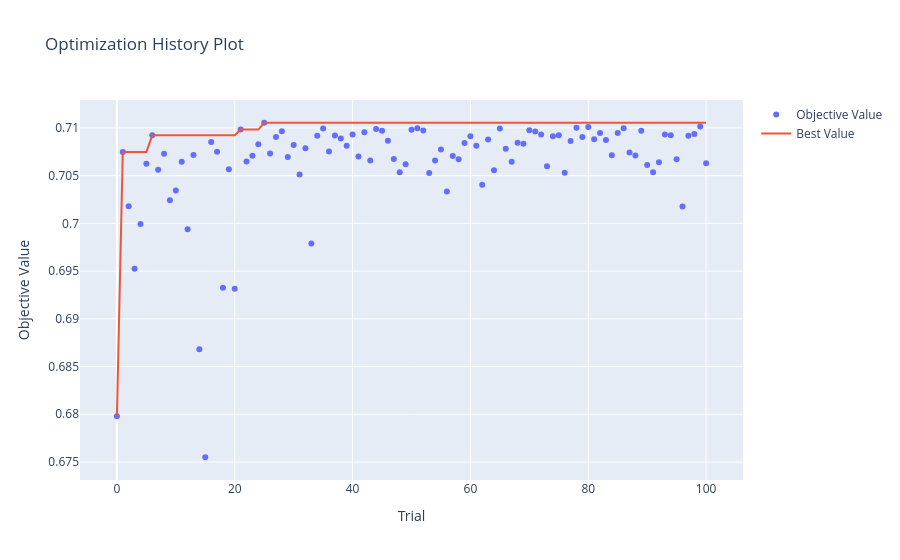

This figure's notebook cell:
### Markdown cell above
## Hyperparameter Tuning with Optuna

Searches XGBoost hyperparameters against the same walk-forward AUC used for window selection, so tuning and window choice are evaluated the same way.

### Code cell
# 1) Optuna study maximising rolling-window AUC -- genuinely distributed:
# both this machine and the laptop's eGPU connect to the SAME study via a
# shared PostgreSQL backend, so the TPE sampler is informed by every
# completed trial from EITHER machine in real time (not two blind searches
# merged after the fact, which is what the previous version of this cell did).
import subprocess, os, time, json, inspect, tempfile

# Postgres storage comes from the environment -- credentials never live in the
# repo (a plaintext DB password used to sit right here). Desktop shell profile
# sets OPTUNA_STORAGE_URL (localhost) and OPTUNA_WORKER_STORAGE_URL (the same
# DB as reachable FROM THE LAPTOP, i.e. the desktop's LAN address). Unset
# (e.g. cloud runs) -> in-process study: same search, no cross-machine sharing.
STORAGE_URL = os.environ.get("OPTUNA_STORAGE_URL")
# A stable name via OPTUNA_STUDY_NAME makes a died-and-relaunched run RESUME
# its completed trials from persistent storage (e.g. a local sqlite file) --
# cloud containers have a finite lifetime and a 10h+ CPU run doesn't fit in
# one. Unset -> timestamped fresh study as before (new data invalidates old
# trials; never reuse a study name across different experiments).
STUDY_NAME = (os.environ.get("OPTUNA_STUDY_NAME")
              or f"xgb_tuning_{pd.Timestamp.now().strftime('%Y%m%d_%H%M%S')}")
TRIAL_CAP = 100  # combined total across both machines

sampler = TPESampler(
    multivariate=True,
    n_startup_trials=20,
    seed=42
)

study = None
if STORAGE_URL:
    try:
        study = optuna.create_study(
            storage=STORAGE_URL,
            study_name=STUDY_NAME,
            sampler=sampler,
            direction="maximize",
            load_if_exists=True,
        )
    except Exception as e:
        # ponytail: Postgres configured but unreachable -- fall back to an
        # in-process study. Costs cross-machine trial sharing only.
        print(f"Postgres unreachable ({e}) -- running an in-process Optuna study instead.")
# The laptop may only be dispatched against a real storage-backed study --
# a 15h run once dispatched a worker at a dead Postgres URL (in-process
# fallback active), then hung waiting for a done-file that could never come.
storage_ok = study is not None
if study is None:
    if not STORAGE_URL:
        print("OPTUNA_STORAGE_URL not set -- in-process Optuna study (no laptop worker).")
    study = optuna.create_study(sampler=sampler, direction="maximize")

# Tune only on fights before the final holdout window so trial
# selection never sees the test period
tuning_df = full_ufc_selected[full_ufc_selected["date_d"] < train_end]

# --- Laptop dispatch/wait helpers, shared by the XGB and LGBM tuning cells ---
# ponytail: laptop is optional acceleration, never a dependency -- any
# failure below falls back to desktop-only tuning against the same study.
# Needs BOTH storage env vars: the worker connects to the desktop's Postgres
# by its LAN address. The worker driver lives in scripts/; the fold/mirror
# helpers are exported from the LIVE kernel definitions so the worker can
# never drift from the notebook's logic.
from predict import CatBoostOnFrame  # exported to the laptop helpers below

LAPTOP_HOST = "michael@10.1.1.242"
LAPTOP_KEY = os.path.expanduser("~/.ssh/laptop_g7")
REMOTE_DIR = "~/ufc_trial_worker"
WORKER_STORAGE_URL = os.environ.get("OPTUNA_WORKER_STORAGE_URL")


def dispatch_laptop_worker(study_name, done_name, family="xgb",
                           device="cuda:1", seed=43):
    """Ship the tuning export + worker to the laptop and launch it against
    the shared study `study_name`. Returns True on successful launch; any
    failure returns False (desktop-only tuning, never an error)."""
    try:
        scratch = tempfile.mkdtemp(prefix="ufc_tuning_")
        tuning_export_path = f"{scratch}/tuning_df_export.parquet"
        meta_export_path = f"{scratch}/tuning_meta.json"
        helpers_path = f"{scratch}/cell4_helpers.py"

        tuning_df.to_parquet(tuning_export_path, index=False)
        with open(meta_export_path, "w") as fh:
            json.dump({"best_train_months": int(best_train_months),
                       "best_test_months": int(best_test_months)}, fh)
        with open(helpers_path, "w") as fh:
            fh.write(
                "import numpy as np\n"
                "import pandas as pd\n"
                "from xgboost import XGBClassifier\n"
                "from sklearn.metrics import (precision_score, recall_score,\n"
                "    f1_score, accuracy_score, roc_auc_score)\n\n"
            )
            for fn in (mirror_fights, create_xgb_model,
                       train_test_windows_by_month, evaluate_cv_predictions,
                       CatBoostOnFrame):
                fh.write(inspect.getsource(fn) + "\n\n")

        subprocess.run(["ssh", "-i", LAPTOP_KEY, LAPTOP_HOST,
                        f"mkdir -p {REMOTE_DIR}"], check=True, timeout=15)
        subprocess.run(
            ["scp", "-i", LAPTOP_KEY, tuning_export_path, meta_export_path,
             helpers_path, "scripts/shared_study_worker.py",
             f"{LAPTOP_HOST}:{REMOTE_DIR}/"],
            check=True, timeout=120
        )

        remote_venv = "~/gpu_smoke_test_venv/bin/python"
        # rm -f: a stale done-file from a previous run would satisfy the wait
        # loop below instantly and strand a still-running worker.
        remote_cmd = (
            f"cd {REMOTE_DIR} && rm -f {done_name} && "
            f"OPTUNA_STORAGE_URL='{WORKER_STORAGE_URL}' "
            f"CUDA_DEVICE_ORDER=PCI_BUS_ID setsid nohup {remote_venv} "
            f"shared_study_worker.py tuning_df_export.parquet tuning_meta.json "
            f"{study_name} {TRIAL_CAP} {device} {seed} {done_name} {family} "
            f"< /dev/null > worker_{family}.log 2>&1 &"
        )
        # -f backgrounds the ssh client itself right after auth, before running the
        # remote command -- plain "nohup ... &" alone leaves ssh hanging waiting on
        # the channel even with output redirected (confirmed via smoke test).
        subprocess.run(["ssh", "-f", "-i", LAPTOP_KEY, LAPTOP_HOST, remote_cmd],
                       check=True, timeout=15)
        return True
    except (subprocess.CalledProcessError, subprocess.TimeoutExpired, OSError) as e:
        print(f"Laptop unreachable ({e}) -- continuing desktop-only against "
              f"'{study_name}' (cap: {TRIAL_CAP} trials).")
        return False


def wait_for_laptop_done(done_name):
    """Poll for the worker's done-file over ssh; never blocks past 30 min and
    never fails the run (the worker's completed trials are already in the
    shared study either way)."""
    wait_start = time.time()
    while True:
        try:
            check_rc = subprocess.run(
                ["ssh", "-i", LAPTOP_KEY, LAPTOP_HOST,
                 f"test -f {REMOTE_DIR}/{done_name}"],
                timeout=30
            ).returncode
        except (subprocess.TimeoutExpired, OSError) as e:
            # Laptop went unreachable mid-run (asleep/off). Its completed
            # trials are already in the shared study; an unguarded timeout
            # here once killed a full desktop run at the finish line.
            print(f"  laptop unreachable while waiting ({e}) -- proceeding without it.")
            break
        if check_rc == 0:
            break
        if time.time() - wait_start > 1800:
            print("  waited 30 min for the laptop worker -- proceeding without it.")
            break
        time.sleep(30)
        print(f"  ...still waiting ({time.time() - wait_start:.0f}s elapsed)")


laptop_joined = False
if storage_ok and WORKER_STORAGE_URL:
    laptop_joined = dispatch_laptop_worker(STUDY_NAME, "laptop_shared_done",
                                           family="xgb", device="cuda:1", seed=43)
    if laptop_joined:
        print(f"Laptop eGPU joined shared study '{STUDY_NAME}' (combined cap: {TRIAL_CAP} trials)...")
else:
    print("Worker storage env vars not both set -- desktop-only tuning.")


def objective(trial):
    """Optuna objective: rolling-window cross-validated AUC.

    Suggests an XGBoost parameter set, evaluates it with the same
    monthly rolling-window scheme used for window selection, and
    returns the pooled out-of-sample AUC for Optuna to maximise.

    Parameters
    ----------
    trial : optuna.trial.Trial
        The current Optuna trial.

    Returns
    -------
    float
        Pooled test AUC across the rolling-window folds.
    """
    params = {
        "objective": "binary:logistic",
        "eval_metric": "logloss",
        "verbosity": 0,
        "random_state": 42,

        "max_depth": trial.suggest_int(
            "max_depth",
            1,
            6
        ),

        "learning_rate": trial.suggest_float(
            "learning_rate",
            0.002,
            0.05,
            log=True
        ),

        "n_estimators": trial.suggest_int(
            "n_estimators",
            400,
            1600
        ),

        "min_child_weight": trial.suggest_int(
            "min_child_weight",
            1,
            50
        ),

        "gamma": trial.suggest_float(
            "gamma",
            1e-8,
            10,
            log=True
        ),

        "subsample": trial.suggest_float(
            "subsample",
            0.6,
            1.0
        ),

        "colsample_bytree": trial.suggest_float(
            "colsample_bytree",
            0.6,
            1.0
        ),

        "reg_alpha": trial.suggest_float(
            "reg_alpha",
            1e-8,
            10,
            log=True
        ),

        "reg_lambda": trial.suggest_float(
            "reg_lambda",
            1e-8,
            10,
            log=True
        ),

        "enable_categorical": True,
        "tree_method": "hist",
        "device": DEVICE  # probed at startup; the laptop worker probes its own device
    }


    preds = train_test_windows_by_month(
        tuning_df,
        train_months=best_train_months,
        test_months=best_test_months,
        model_params=params
    )


    cv_metrics = evaluate_cv_predictions(
        preds,
        verbose=False
    )


    return cv_metrics["AUC"]


def stop_when_enough(study, trial):
    """Global stop once the SHARED study (both machines combined) hits the cap.

    A small overshoot (typically +1 trial) is possible if both machines
    check right around the boundary at the same time -- negligible at this
    scale (100 trials) and not worth extra coordination overhead to avoid.
    """
    n_complete = len([t for t in study.get_trials(deepcopy=False)
                       if t.state == TrialState.COMPLETE])
    if n_complete >= TRIAL_CAP:
        study.stop()


# Skip entirely when a resumed study already hit the cap -- the callback
# only fires AFTER a trial completes, which would waste one full trial.
n_done = len([t for t in study.get_trials(deepcopy=False)
              if t.state == TrialState.COMPLETE])
if n_done < TRIAL_CAP:
    study.optimize(
        objective,
        n_trials=None,
        callbacks=[stop_when_enough],
    )
else:
    print(f"Study already has {n_done} complete trials (cap {TRIAL_CAP}) -- resuming past tuning.")

# --- wait for the laptop worker to also see the cap and stop (only if it joined) ---
if laptop_joined:
    print("Waiting for laptop eGPU worker to finish...")
    wait_for_laptop_done("laptop_shared_done")

completed = [t for t in study.trials if t.state == TrialState.COMPLETE]
print(f"Shared study '{STUDY_NAME}' complete: {len(completed)} trials total "
      f"(desktop + laptop combined). Best AUC: {study.best_value:.4f}")
print("Best params:", study.best_params)


fig = plot_optimization_history(study)
fig.show()

### Figure 1 — Plotly figure (JSON) as saved in the notebook; plotly's stock layout.template omitted (floating-point values rounded to 4 significant figures)
{"data": [{"mode": "markers", "name": "Objective Value", "type": "scatter", "x": [0, 1, 2, 3, 4, 5, 6, 7, 8, 9, 10, 11, 12, 13, 14, 15, 16, 17, 18, 19, 20, 21, 22, 23, 24, 25, 26, 27, 28, 29, 30, 31, 32, 33, 34, 35, 36, 37, 38, 39, 40, 41, 42, 43, 44, 45, 46, 47, 48, 49, 50, 51, 52, 53, 54, 55, 56, 57, 58, 59, 60, 61, 62, 63, 64, 65, 66, 67, 68, 69, 70, 71, 72, 73, 74, 75, 76, 77, 78, 79, 80, 81, 82, 83, 84, 85, 86, 87, 88, 89, 90, 91, 92, 93, 94, 95, 96, 97, 98, 99, 100], "y": [0.6798, 0.7075, 0.7018, 0.6952, 0.6999, 0.7062, 0.7092, 0.7056, 0.7073, 0.7024, 0.7035, 0.7065, 0.6994, 0.7072, 0.6868, 0.6755, 0.7085, 0.7075, 0.6933, 0.7057, 0.6931, 0.7098, 0.7065, 0.7071, 0.7083, 0.7105, 0.7073, 0.7091, 0.7097, 0.707, 0.7082, 0.7051, 0.7079, 0.6979, 0.7092, 0.7099, 0.7075, 0.7092, 0.7089, 0.7081, 0.7093, 0.707, 0.7096, 0.7066, 0.7099, 0.7097, 0.7087, 0.7067, 0.7054, 0.7062, 0.7098, 0.71, 0.7097, 0.7053, 0.7066, 0.7078, 0.7033, 0.7071, 0.7067, 0.7084, 0.7091, 0.7081, 0.704, 0.7088, 0.7056, 0.7099, 0.7078, 0.7065, 0.7084, 0.7084, 0.7098, 0.7096, 0.7093, 0.706, 0.7091, 0.7092, 0.7053, 0.7086, 0.71, 0.709, 0.7101, 0.7088, 0.7095, 0.7087, 0.7071, 0.7095, 0.71, 0.7074, 0.7071, 0.7097, 0.7061, 0.7054, 0.7064, 0.7093, 0.7092, 0.7067, 0.7018, 0.7092, 0.7094, 0.7102, 0.7063]}, {"mode": "lines", "name": "Best Value", "type": "scatter", "x": [0, 1, 2, 3, 4, 5, 6, 7, 8, 9, 10, 11, 12, 13, 14, 15, 16, 17, 18, 19, 20, 21, 22, 23, 24, 25, 26, 27, 28, 29, 30, 31, 32, 33, 34, 35, 36, 37, 38, 39, 40, 41, 42, 43, 44, 45, 46, 47, 48, 49, 50, 51, 52, 53, 54, 55, 56, 57, 58, 59, 60, 61, 62, 63, 64, 65, 66, 67, 68, 69, 70, 71, 72, 73, 74, 75, 76, 77, 78, 79, 80, 81, 82, 83, 84, 85, 86, 87, 88, 89, 90, 91, 92, 93, 94, 95, 96, 97, 98, 99, 100], "y": [0.6798, 0.7075, 0.7075, 0.7075, 0.7075, 0.7075, 0.7092, 0.7092, 0.7092, 0.7092, 0.7092, 0.7092, 0.7092, 0.7092, 0.7092, 0.7092, 0.7092, 0.7092, 0.7092, 0.7092, 0.7092, 0.7098, 0.7098, 0.7098, 0.7098, 0.7105, 0.7105, 0.7105, 0.7105, 0.7105, 0.7105, 0.7105, 0.7105, 0.7105, 0.7105, 0.7105, 0.7105, 0.7105, 0.7105, 0.7105, 0.7105, 0.7105, 0.7105, 0.7105, 0.7105, 0.7105, 0.7105, 0.7105, 0.7105, 0.7105, 0.7105, 0.7105, 0.7105, 0.7105, 0.7105, 0.7105, 0.7105, 0.7105, 0.7105, 0.7105, 0.7105, 0.7105, 0.7105, 0.7105, 0.7105, 0.7105, 0.7105, 0.7105, 0.7105, 0.7105, 0.7105, 0.7105, 0.7105, 0.7105, 0.7105, 0.7105, 0.7105, 0.7105, 0.7105, 0.7105, 0.7105, 0.7105, 0.7105, 0.7105, 0.7105, 0.7105, 0.7105, 0.7105, 0.7105, 0.7105, 0.7105, 0.7105, 0.7105, 0.7105, 0.7105, 0.7105, 0.7105, 0.7105, 0.7105, 0.7105, 0.7105]}, {"marker": {"color": "#cccccc"}, "mode": "markers", "name": "Infeasible Trial", "showlegend": false, "type": "scatter", "x": [], "y": []}], "layout": {"title": {"text": "Optimization History Plot"}, "xaxis": {"title": {"text": "Trial"}}, "yaxis": {"title": {"text": "Objective Value"}}}}
